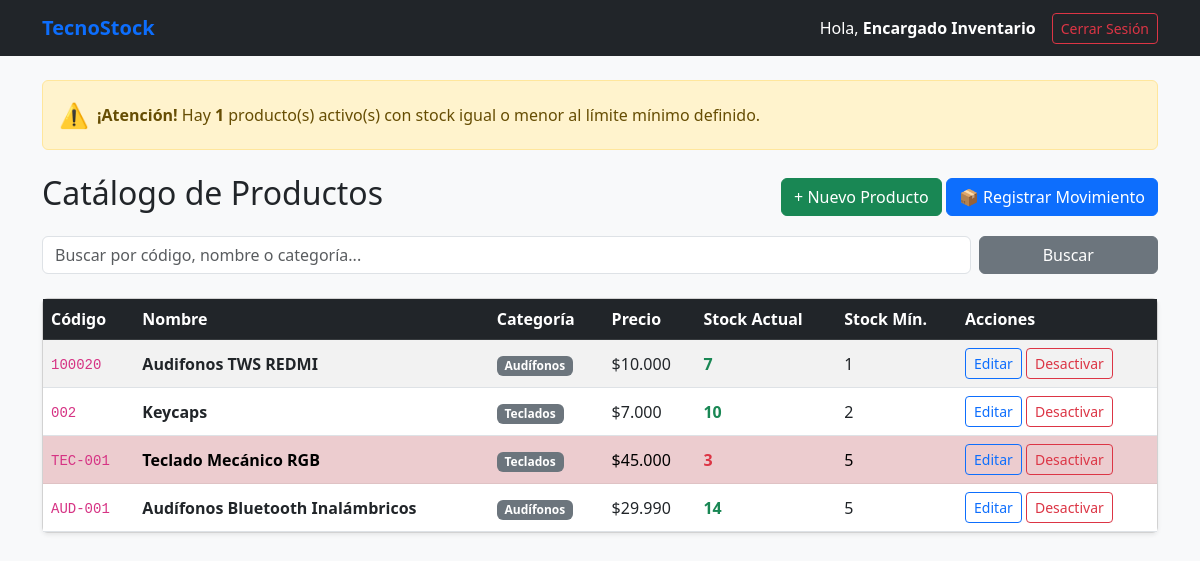
The page /index.php (signed in) on the database its author committed.
### tables this page shows
CREATE TABLE `producto` (
  `id_producto` int(11) NOT NULL,
  `codigo` varchar(50) NOT NULL,
  `nombre` varchar(100) NOT NULL,
  `descripcion` text DEFAULT NULL,
  `precio` decimal(10,2) NOT NULL CHECK (`precio` >= 0),
  `stock_actual` int(11) NOT NULL CHECK (`stock_actual` >= 0),
  `stock_minimo` int(11) NOT NULL CHECK (`stock_minimo` >= 0),
  `estado` tinyint(1) DEFAULT 1,
  `id_categoria` int(11) NOT NULL
);

CREATE TABLE `categoria` (
  `id_categoria` int(11) NOT NULL,
  `nombre` varchar(100) NOT NULL,
  `descripcion` text DEFAULT NULL,
  `estado` tinyint(1) DEFAULT 1
);

### index.php (the view, shortened to what this page needs)
<?php
require_once 'conexion.php';
$busqueda = isset($_GET['buscar']) ? trim($_GET['buscar']) : '';
$sql = "SELECT p.*, c.nombre AS categoria_nombre
        FROM producto p
        INNER JOIN categoria c ON p.id_categoria = c.id_categoria
        WHERE 1=1";
$params = [];
$sql .= " ORDER BY p.estado DESC, p.id_producto DESC";
$stmt = $pdo->prepare($sql);
$stmt->execute($params);
$productos = $stmt->fetchAll();
$stmt_alerta = $pdo->query("SELECT COUNT(*) FROM producto WHERE stock_actual <= stock_minimo AND estado = 1");
$cant_bajo_stock = $stmt_alerta->fetchColumn();
?>
<!DOCTYPE html>
<html lang="es">
<head>
    <link href="https://cdn.jsdelivr.net/npm/bootstrap@5.3.0/dist/css/bootstrap.min.css" rel="stylesheet">
</head>
<body class="bg-light">
<nav class="navbar navbar-expand-lg navbar-dark bg-dark mb-4">
    <div class="container">
        <a class="navbar-brand fw-bold text-primary" href="index.php">TecnoStock</a>
        <div class="d-flex align-items-center text-white">
            <span class="me-3">Hola, <strong><?= htmlspecialchars($_SESSION['usuario_nombre']) ?></strong></span>
            <a href="logout.php" class="btn btn-outline-danger btn-sm">Cerrar Sesión</a>
        </div>
    </div>
</nav>
<div class="container">
    <?php if ($cant_bajo_stock > 0): ?>
        <div class="alert alert-warning alert-dismissible fade show d-flex align-items-center mb-4" role="alert">
            <span class="fs-4 me-2">⚠️</span>
            <div>
                <strong>¡Atención!</strong> Hay <strong><?= $cant_bajo_stock ?></strong> producto(s) activo(s) con stock igual o menor al límite mínimo definido.
            </div>
        </div>
    <?php endif; ?>
    <div class="d-flex justify-content-between align-items-center mb-3">
        <h2>Catálogo de Productos</h2>
        <div>
            <a href="producto_form.php" class="btn btn-success">+ Nuevo Producto</a>
            <a href="movimiento_form.php" class="btn btn-primary">📦 Registrar Movimiento</a>
        </div>
    </div>
    <form method="GET" action="index.php" class="row g-2 mb-4">
        <div class="col-md-10">
            <input type="text" name="buscar" class="form-control" placeholder="Buscar por código, nombre o categoría..." value="<?= htmlspecialchars($busqueda) ?>">
        </div>
        <div class="col-md-2 d-flex gap-2">
            <button type="submit" class="btn btn-secondary w-100">Buscar</button>
        </div>
    </form>
    <div class="card shadow-sm">
        <div class="card-body p-0">
            <table class="table table-hover table-striped mb-0 align-middle">
                <thead class="table-dark">
                    <tr>
                        <th>Código</th>
                        <th>Nombre</th>
                        <th>Categoría</th>
                        <th>Precio</th>
                        <th>Stock Actual</th>
                        <th>Stock Mín.</th>
                        <th>Acciones</th>
                    </tr>
                </thead>
                <tbody>
                    <?php if (empty($productos)): ?>
                        <tr>
                            <td colspan="7" class="text-center py-4 text-muted">No se encontraron productos registrados.</td>
                        </tr>
                    <?php else: ?>
                        <?php foreach ($productos as $p): ?>
                            <tr class="<?= ($p['estado'] == 0) ? 'table-secondary text-muted' : (($p['stock_actual'] <= $p['stock_minimo']) ? 'table-danger' : '') ?>">
                                <td><code><?= htmlspecialchars($p['codigo']) ?></code></td>
                                <td class="fw-bold">
                                    <?= htmlspecialchars($p['nombre']) ?>
                                </td>
                                <td><span class="badge bg-secondary"><?= htmlspecialchars($p['categoria_nombre']) ?></span></td>
                                <td>$<?= number_format($p['precio'], 0, ',', '.') ?></td>
                                <td>
                                    <span class="fw-bold <?= ($p['estado'] == 0 ? 'text-muted' : (($p['stock_actual'] <= $p['stock_minimo']) ? 'text-danger' : 'text-success')) ?>">
                                        <?= $p['stock_actual'] ?>
                                    </span>
                                </td>
                                <td><?= $p['stock_minimo'] ?></td>
                                <td>
                                    <?php if ($p['estado'] == 1): ?>
                                        <a href="producto_form.php?id=<?= $p['id_producto'] ?>" class="btn btn-sm btn-outline-primary">Editar</a>
                                        <a href="producto_desactivar.php?id=<?= $p['id_producto'] ?>" class="btn btn-sm btn-outline-danger" onclick="return confirm('¿Está seguro de desactivar este producto?')">Desactivar</a>
                                    <?php else: ?>
                                        <a href="producto_activar.php?id=<?= $p['id_producto'] ?>" class="btn btn-sm btn-success" onclick="return confirm('¿Desea reactivar este producto?')">Activar</a>
                                    <?php endif; ?>
                                </td>
                            </tr>
                        <?php endforeach; ?>
                    <?php endif; ?>
                </tbody>
            </table>
        </div>
    </div>
</div>
</body>
</html>

### rows shown on the page
producto: codigo "100020", nombre "Audifonos TWS REDMI", id_categoria.nombre "Audífonos", precio "10.000", stock_actual "7", stock_minimo "1"
producto: codigo "002", nombre "Keycaps", id_categoria.nombre "Teclados", precio "7.000", stock_actual "10", stock_minimo "2"
producto: codigo "TEC-001", nombre "Teclado Mecánico RGB", id_categoria.nombre "Teclados", precio "45.000", stock_actual "3", stock_minimo "5"
producto: codigo "AUD-001", nombre "Audífonos Bluetooth Inalámbricos", id_categoria.nombre "Audífonos", precio "29.990", stock_actual "14", stock_minimo "5"

### other values the page prints
$_SESSION['usuario_nombre'] "Encargado Inventario"
$cant_bajo_stock "1"
